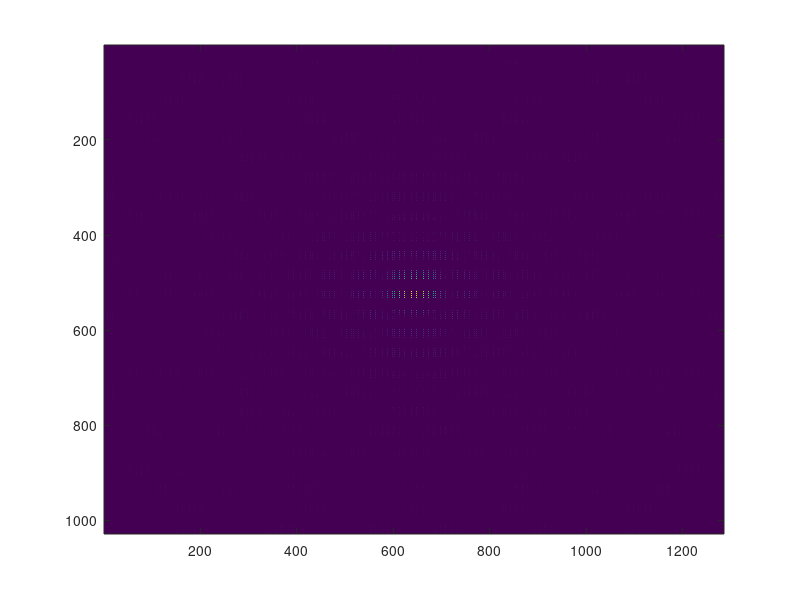

Here is the MATLAB script that generated this plot:
% for 20 circular apperture distributed in rectangular plane
n=2^7;
x=-n:n;
y=n:-1:-n;
[X,Y]=meshgrid(x,y);%creating coordinate grid
a=(X.^2+Y.^2<=100);%creating circular apperture
A=repmat(a,4,5);%creating 4 by 5 circular apperture matrix in plane
diff=fftshift(abs(fft2(A)));%getting diffraction pattern
imagesc(diff)%plotting the pattern

